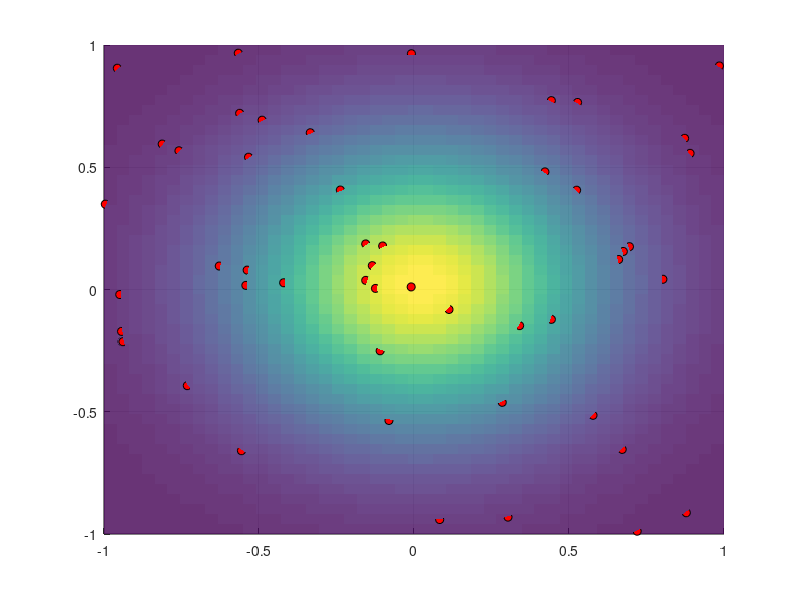

This chart was generated by the following MATLAB code: (Note: this script raises an error after producing the figure.)
rng(1);
% Generamos valores aleatorios en el intervalo [-1,1]
X_datos=-1+2.*rand([50,1]);
Y_datos=-1+2.*rand([50,1]);
f=@(x,y)exp(-2.5^2.*(x.^2+y.^2)./2);
Z_datos=f(X_datos, Y_datos);

% Especificamos el valor de epsilon y la funcion de base
% radial que vamos a utilizar
epsilon=2; 
rbf=@(r)exp(-(epsilon*r).^2); % Función Gaussiana

% Calculamos la matriz de distancias
r=sqrt((X_datos-X_datos').^2 +(Y_datos-Y_datos').^2);

% Obtenemos la matriz de interpolacion y la solucion del sistema
A=rbf(r);
lambda=A\Z_datos;

% Creamos una malla 50x50
x_eval=linspace(-1,1,50);
y_eval=linspace(-1,1,50);
[X_malla,Y_malla]=meshgrid(x_eval,y_eval);

% Aplicamos el interpolante visto en teoria
r_eval=sqrt((X_malla(:)-X_datos').^2+(Y_malla(:)-Y_datos').^2);
Z_interp=rbf(r_eval)*lambda;
Z_interp=reshape(Z_interp,size(X_malla));

% Generamos la grafica marcando los nodos que queremos interpolar en rojo
% para comprobar que la superficie interpola a los nodos
figure('Name','Interpolacion rbf(gaussiana)');
hold on;
grid on;
surf(X_malla,Y_malla,Z_interp,'EdgeColor','none','FaceAlpha',0.8);
scatter3(X_datos,Y_datos,Z_datos,'MarkerEdgeColor','k','MarkerFaceColor','red');
colormap(parula); 
view(45,30);

%%
rng(1);
X_datos=-1+2.*rand([50,1]);
Y_datos=-1+2.*rand([50,1]);
f=@(x,y)exp(-2.5^2.*(x.^2+y.^2)./2);
Z_datos=f(X_datos, Y_datos);

epsilon=1; 
rbf=@(r)sqrt(r.^2+epsilon^2); % Función multicuádrica

r=sqrt((X_datos-X_datos').^2+(Y_datos-Y_datos').^2);
A=rbf(r);
lambda=A\Z_datos;

x_eval=linspace(-1,1,50);
y_eval=linspace(-1,1,50);

[X_malla,Y_malla]=meshgrid(x_eval,y_eval);

r_eval=sqrt((X_malla(:)-X_datos').^2+(Y_malla(:)-Y_datos').^2);
Z_interp=rbf(r_eval)*lambda;
Z_interp=reshape(Z_interp,size(X_malla));


figure('Name','Interpolacion rbf(multicuadrica)');
hold on;
grid on;
surf(X_malla,Y_malla,Z_interp,'EdgeColor','none','FaceAlpha',0.8);
scatter3(X_datos,Y_datos,Z_datos,'MarkerEdgeColor','k','MarkerFaceColor','red');
colormap(parula);
view(45,30);

%%
rng(1);

% Generamos valores aleatorios en el intervalo [-1,1]
X_datos=-1+2.*rand([50,1]);
Y_datos=-1+2.*rand([50,1]);

f=@(x,y)exp(-2.5^2.*(x.^2+y.^2)./2);
Z_datos=f(X_datos, Y_datos);
N=length(X_datos);

% Especificamos la funcion de base radial que vamos a utilizar
rbf=@(r)r.^2.*log(r);

% Calculamos la matriz de distancias
r=sqrt((X_datos-X_datos').^2+(Y_datos-Y_datos').^2);
A=rbf(r);
% En caso de que r=0, tomamos limites y rellenamos con un cero, que es el
% valor del limite cuando r tiende a cero de la rbf
A(isnan(A))=0;

% Resolvemos el sistema matricial visto en teoria
P=[ones(N, 1),X_datos,Y_datos];
M=[A,P;P',zeros(3,3)];
rhs=[Z_datos;zeros(3,1)];
sol=M\rhs;
for i=1:N
    lambda(i)=sol(i);
end

coef_pol=zeros(1,3);
for j=1:3
    coef_pol(j)=sol(N+j);
end

% Creamos una malla 50x50
x_eval=linspace(-1,1,50);
y_eval=linspace(-1,1,50);
[X_malla,Y_malla]=meshgrid(x_eval,y_eval);

% Aplicamos el interpolante visto en teoria
r_eval=sqrt((X_malla(:)-X_datos').^2+(Y_malla(:)-Y_datos').^2);
Z_interp=rbf(r_eval)*lambda'+coef_pol(1)+coef_pol(2).*X_malla(:)+coef_pol(3).*Y_malla(:);
Z_interp=reshape(Z_interp,size(X_malla));

% Generamos la grafica marcando los nodos que queremos interpolar en rojo
% para comprobar que la superficie interpola a los nodos
figure('Name','Interpolacion rbf(TSP)');
hold on;
grid on;
surf(X_malla,Y_malla,Z_interp,'EdgeColor','none','FaceAlpha',0.8);
scatter3(X_datos,Y_datos,Z_datos,'MarkerEdgeColor','k','MarkerFaceColor','red');
colormap(parula); 
view(45,30);
%%
%GRAFICAMOS AHORA LA FUNCIoN
rng(1);
X_datos=-1+2.*rand([50,1]);
Y_datos=-1+2.*rand([50,1]);
f=@(x,y)exp(-2.5^2.*(x.^2+y.^2)./2);
Z_datos=f(X_datos, Y_datos); 

x_eval=linspace(-1,1,50);
y_eval=linspace(-1,1,50);

[X_malla,Y_malla]=meshgrid(x_eval,y_eval);


figure('Name','GRAFICA FUNCION');
hold on;
grid on;
surf(X_malla,Y_malla,f(X_malla,Y_malla),'EdgeColor','none','FaceAlpha',0.8);
colormap(parula);
view(45,30);
